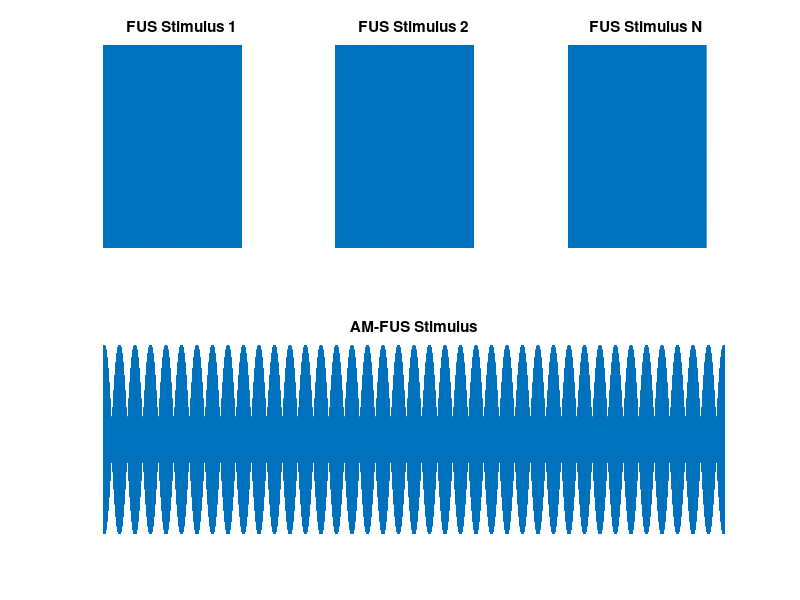

MATLAB code to generate this figure:
clear all; close all; clc

% draw conventional and AM US

%% conventional
fo=0.5e6;
cpp=100;
nPulses=80;
prf=1.5e3;
fs=16*fo;
onSamples=round(cpp/fo*fs);
offSamples=round( (1/prf-cpp/fo)*fs );
M=repmat( [ones(onSamples,1); zeros(offSamples,1)],80,1);
nSamples=(onSamples+offSamples)*nPulses;
timeMs=(0:nSamples-1)/fs*1000;
s=cos(2*pi*fo/(4*fo)*(0:nSamples-1));
s=s(:).*M;
hs(1)=subplot(231);
plot(timeMs,s); axis off
title('FUS Stimulus 1');

hs(2)=subplot(232);
plot(timeMs,s); axis off
title('FUS Stimulus 2');

hs(3)=subplot(233);
plot(timeMs,s); axis off
title('FUS Stimulus N');

%hs(2)=subplot(222);
%plot(timeMs,s);
%axis tight
%xlim([0 0.025]);

%% AM-FUS
fo=2e6;
fs=16*fo; 
fm=40; % modulation frequency
nSamples=round(20/fm*fs); % number of samples to show on the plot
timeMs=(0:nSamples-1)/fs*1000;
s2=abs(cos(2*pi*fm/fs*(0:nSamples-1))).*cos(2*pi*fo/fs*(0:nSamples-1));
hs(4)=subplot(212);
plot(timeMs,s2);
axis off
title('AM-FUS Stimulus');

% hs(6)=subplot(236);
% plot(timeMs,s2);
% axis off

%hs(4)=subplot(224);
%plot(timeMs,s2); xlim([0 0.01]);


